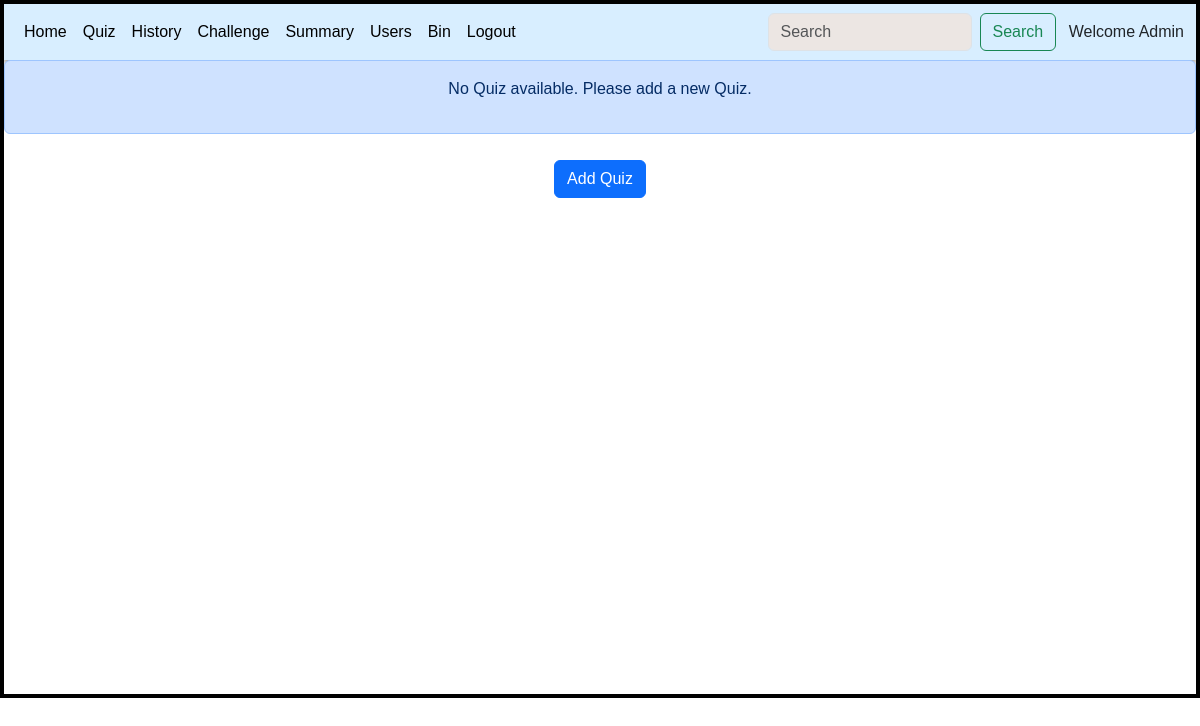
Page /quizmantemp on the earlier database version.
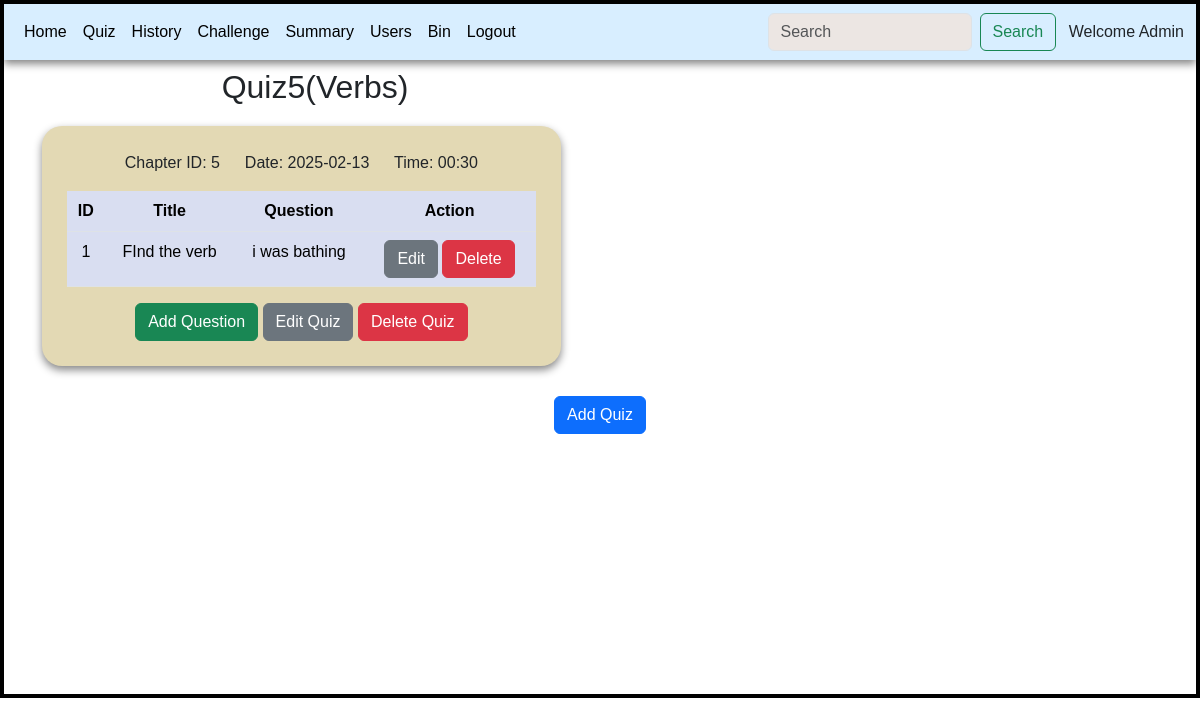
Same page on the later database version.
### controllers/models.py (models this page shows)
class Quiz(db.Model):
    id = db.Column(db.Integer, primary_key=True)
    chapter_id = db.Column(db.Integer, db.ForeignKey('chapter.id'), nullable=False)
    date = db.Column(db.Date(), nullable=False)
    time = db.Column(db.String(10), nullable=False)
    status = db.Column(db.String())
    questions = db.relationship('Question', backref='quiz')

class Chapter(db.Model):
    id = db.Column(db.Integer, primary_key=True)
    subject_id = db.Column(db.Integer, db.ForeignKey('subject.id'), nullable=False)
    name = db.Column(db.String(), nullable=False)
    description = db.Column(db.String(), nullable=True)
    quizzes = db.relationship('Quiz', backref='chapter')

class Question(db.Model):
    id = db.Column(db.Integer, primary_key=True)
    quiz_id = db.Column(db.Integer, db.ForeignKey('quiz.id'), nullable=False)
    question_id = db.Column(db.String(), nullable=False)
    title = db.Column(db.String(), nullable=False)
    question_statement = db.Column(db.String(), nullable=False)
    option1 = db.Column(db.String(), nullable=False)
    option2 = db.Column(db.String(), nullable=False)
    option3 = db.Column(db.String(), nullable=False)
    option4 = db.Column(db.String(), nullable=False)
    correct_option = db.Column(db.Integer, nullable=False)

### controllers/main.py (the view, shortened to what this page needs)
@app.route('/quizmantemp')
def quizmantemp():
    quizes = Quiz.query.filter(Quiz.date >= date.today()).all()
    if 'emsg' in request.args:
        emsg = request.args.get('emsg')
        return render_template('quiz_management.html',quizes=quizes,emsg=emsg)
    if quizes:
        if 'statusmsg' in request.args:
            emsg = request.args.get('statusmsg')
            return render_template('quiz_management.html',quizes=quizes,emsg=emsg)
        return render_template('quiz_management.html',quizes=quizes)
    else:
        return render_template('quiz_management.html',quizes=[])

### templates/quiz_management.html (shortened to what this page needs)
<!DOCTYPE html>
<html lang="en">
<head>
    <link rel="stylesheet" href="/static/style.css">
    <link href="https://cdn.jsdelivr.net/npm/bootstrap@5.3.3/dist/css/bootstrap.min.css" rel="stylesheet">
</head>
<body>
    <div id="main">
        <div id="canvas">
          <nav class="navbar navbar-expand-lg bg-body-dark" id="nav">
                <div class="container-fluid">
                  <div class="collapse navbar-collapse" id="navbarSupportedContent">
                    <ul class="navbar-nav me-auto mb-2 mb-lg-0">
                      <li class="nav-item">
                        <a class="nav-link active" aria-current="page" href="/admin">Home</a>
                      </li>
                      <li class="nav-item">
                        <a class="nav-link active" aria-current="page" href="/quizmantemp">Quiz</a>
                      </li>
                      <li class="nav-item">
                        <a class="nav-link active" aria-current="page" href="/history">History</a>
                      </li>
                      <li class="nav-item">
                        <a class="nav-link active" aria-current="page" href="/challengeque">Challenge</a>
                      </li>
                      <li class="nav-item">
                        <a class="nav-link active" aria-current="page" href="/adminsummary">Summary</a>
                      </li>
                      <li class="nav-item">
                        <a class="nav-link active" aria-current="page" href="/usersdata">Users</a>
                      </li>
                      <li class="nav-item">
                        <a class="nav-link active" aria-current="page" href="/bin">Bin</a>
                      </li>
                      <li class="nav-item">
                        <a class="nav-link active" aria-current="page" href="/">Logout</a>
                      </li>
                    </ul>
                    <form class="d-flex" action="/adminsearch/qm">
                      <input class="form-control me-2" type="search" placeholder="Search" aria-label="Search" name="search_word" style="background-color: #ece6e3;">
                      <button class="btn btn-outline-success" type="submit">Search</button>
                    </form>
                  </div>
                  <span>&ensp; Welcome Admin</span>
                </div>
              </nav>
              <div class="container">
                {% if quizes %}
                <div class="row">
                  {% for quiz in quizes %}
                  <div class="col-md-6">
                      <h2 class="text-center mt-2">Quiz{{quiz.id}}({{quiz.chapter.name}})</h2>
                    <div class="table-div">
                      <p class="text-center">Chapter ID: {{ quiz.chapter.id }} &ensp;&ensp; Date: {{quiz.date}} &ensp;&ensp; Time: {{quiz.time}}</p>
                      <table class="table table-hover">
                        <thead>
                          <tr>
                            <th scope="col">ID</th>
                            <th scope="col">Title</th>
                            <th scope="col">Question</th>
                            <th scope="col">Action</th>
                          </tr>
                        </thead>
                        <tbody>
                          {% for question in quiz.questions %}
                            <tr>
                              <td>{{ question.question_id }}</td>
                              <td><a href="/view_question/{{ question.id }}" class="links">{{ question.title }}</a></td>
                              <td>{{ question.question_statement }}</td>
                              <td>
                                  <a href='/editquestion/{{question.question_id}}/{{quiz.id}}' class="btn btn-secondary">Edit</a>
                                  <a href='/deletequestion/{{question.id}}' class="btn btn-danger">Delete</a>
                              </td>
                            </tr>
                          {% endfor %}
                        </tbody>
                      </table>
                      <div class="text-center">
                        <a href="/addquestion/{{ quiz.id }}" class="btn btn-success">Add Question</a>
                        <a href="/editquiz/{{ quiz.id }}" class="btn btn-secondary">Edit Quiz</a>
                        <a href="/deletequiz/{{ quiz.id }}" class="btn btn-danger">Delete Quiz</a>
                      </div>
                    </div>
                  </div>
                  {% endfor %}
                </div>
                {% endif %}
              </div>
              {% if not quizes and not emsg %}
              <div class="alert alert-primary text-center">
                <p>No Quiz available. Please add a new Quiz.</p>
              </div>
              {% endif %}
              <div class="text-center">
                <a href="/addquiz" class="btn btn-primary" style="position: relative;; margin-top: 10px;">Add Quiz</a>
              </div>
        </div>
    </div>
</body>
</html>

### static/style.css (style rules this page uses)
* { margin: 0px; font-family: 'Gill Sans', 'Gill Sans MT', Calibri, 'Trebuchet MS', sans-serif; }
#main, #canvas { border: 2px solid black; }
#canvas { margin: auto; min-height: 694px; position: relative; }
.table-div { background-color:#E3D9B4 !important; width: 95% !important; margin-top: 20px !important; margin-bottom: 20px !important; height: auto !important; border-radius: 20px; padding: 25px; box-shadow: 0 4px 8px rgba(0, 0, 0, 0.477); }
.table th, td { background-color: #D9DEF1 !important; padding: 10px; text-align: center; }
#nav { background-color: #d8eeff; box-shadow: 0 4px 8px rgba(0, 0, 0, 0.477); }
.links { color: black; text-decoration: none; }

Differences in the rows shown:
added Quiz: id "5", chapter.name "Verbs", chapter.id "5", date "2025-02-13", time "00:30"
added Question: question_id "1", title "FInd the verb", question_statement "i was bathing"
Other differences:
text no longer shown: "No Quiz available. Please add a new Quiz."
